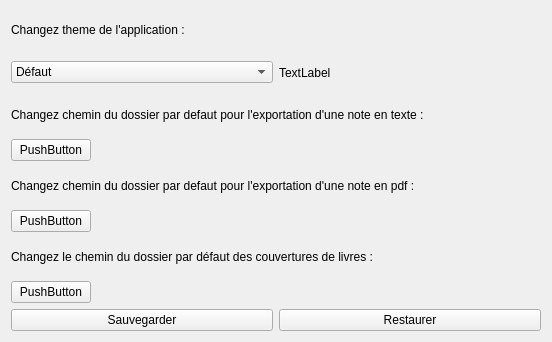
<?xml version="1.0" encoding="UTF-8"?>
<ui version="4.0">
 <class>SettingWindow</class>
 <widget class="QWidget" name="SettingWindow">
  <property name="geometry">
   <rect>
    <x>0</x>
    <y>0</y>
    <width>552</width>
    <height>342</height>
   </rect>
  </property>
  <property name="windowTitle">
   <string>Form</string>
  </property>
  <layout class="QVBoxLayout" name="verticalLayout">
   <item>
    <widget class="QLabel" name="label">
     <property name="text">
      <string>Changez theme de l'application : </string>
     </property>
    </widget>
   </item>
   <item>
    <layout class="QHBoxLayout" name="horizontalLayout_2">
     <item>
      <widget class="QComboBox" name="theme_combobox">
       <item>
        <property name="text">
         <string>Défaut</string>
        </property>
        <property name="icon">
         <iconset resource="../res/res.qrc">
          <normaloff>:/images/images/icon_splash_screen.png</normaloff>:/images/images/icon_splash_screen.png</iconset>
        </property>
       </item>
       <item>
        <property name="text">
         <string>Purple Drop</string>
        </property>
        <property name="icon">
         <iconset resource="../res/res.qrc">
          <normaloff>:/images/images/icon_elixir.png</normaloff>:/images/images/icon_elixir.png</iconset>
        </property>
       </item>
      </widget>
     </item>
     <item>
      <widget class="QLabel" name="reload_label">
       <property name="text">
        <string>TextLabel</string>
       </property>
      </widget>
     </item>
    </layout>
   </item>
   <item>
    <widget class="QLabel" name="label_2">
     <property name="text">
      <string>Changez chemin du dossier par defaut pour l'exportation d'une note en texte :</string>
     </property>
    </widget>
   </item>
   <item alignment="Qt::AlignLeft">
    <widget class="QPushButton" name="path_directory_txt">
     <property name="text">
      <string>PushButton</string>
     </property>
    </widget>
   </item>
   <item>
    <widget class="QLabel" name="label_3">
     <property name="text">
      <string>Changez chemin du dossier par defaut pour l'exportation d'une note en pdf :</string>
     </property>
    </widget>
   </item>
   <item alignment="Qt::AlignLeft">
    <widget class="QPushButton" name="path_directory_pdf">
     <property name="text">
      <string>PushButton</string>
     </property>
    </widget>
   </item>
   <item>
    <widget class="QLabel" name="label_4">
     <property name="text">
      <string>Changez le chemin du dossier par défaut des couvertures de livres :</string>
     </property>
    </widget>
   </item>
   <item alignment="Qt::AlignLeft">
    <widget class="QPushButton" name="path_directory_cover">
     <property name="text">
      <string>PushButton</string>
     </property>
    </widget>
   </item>
   <item>
    <layout class="QHBoxLayout" name="horizontalLayout">
     <item>
      <widget class="QPushButton" name="save_button">
       <property name="text">
        <string>Sauvegarder</string>
       </property>
      </widget>
     </item>
     <item>
      <widget class="QPushButton" name="restore_button">
       <property name="text">
        <string>Restaurer</string>
       </property>
      </widget>
     </item>
    </layout>
   </item>
  </layout>
 </widget>
 <resources>
  <include location="../res/res.qrc"/>
 </resources>
 <connections/>
</ui>
